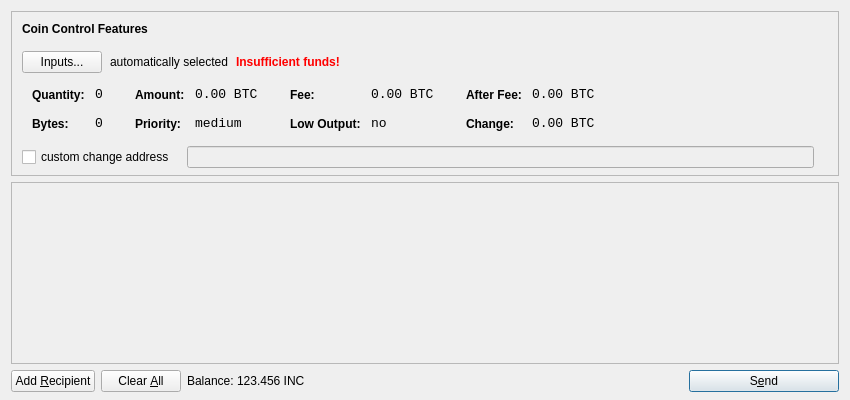
<?xml version="1.0" encoding="UTF-8"?>
<ui version="4.0">
 <class>SendCoinsDialog</class>
 <widget class="QDialog" name="SendCoinsDialog">
  <property name="geometry">
   <rect>
    <x>0</x>
    <y>0</y>
    <width>850</width>
    <height>400</height>
   </rect>
  </property>
  <property name="windowTitle">
   <string>Send Coins</string>
  </property>
  <layout class="QVBoxLayout" name="verticalLayout" stretch="0,1,0">
   <property name="bottomMargin">
    <number>8</number>
   </property>
   <item>
    <widget class="QFrame" name="frameCoinControl">
     <property name="sizePolicy">
      <sizepolicy hsizetype="Expanding" vsizetype="Expanding">
       <horstretch>0</horstretch>
       <verstretch>0</verstretch>
      </sizepolicy>
     </property>
     <property name="maximumSize">
      <size>
       <width>16777215</width>
       <height>16777215</height>
      </size>
     </property>
     <property name="frameShape">
      <enum>QFrame::StyledPanel</enum>
     </property>
     <property name="frameShadow">
      <enum>QFrame::Sunken</enum>
     </property>
     <layout class="QVBoxLayout" name="verticalLayoutCoinControl2">
      <property name="spacing">
       <number>-1</number>
      </property>
      <property name="leftMargin">
       <number>0</number>
      </property>
      <property name="topMargin">
       <number>0</number>
      </property>
      <property name="rightMargin">
       <number>0</number>
      </property>
      <property name="bottomMargin">
       <number>6</number>
      </property>
      <item>
       <layout class="QVBoxLayout" name="verticalLayoutCoinControl" stretch="0,0,0,0,1">
        <property name="spacing">
         <number>0</number>
        </property>
        <property name="leftMargin">
         <number>10</number>
        </property>
        <property name="topMargin">
         <number>10</number>
        </property>
        <item>
         <layout class="QHBoxLayout" name="horizontalLayoutCoinControl1">
          <property name="bottomMargin">
           <number>15</number>
          </property>
          <item>
           <widget class="QLabel" name="labelCoinControlFeatures">
            <property name="sizePolicy">
             <sizepolicy hsizetype="Preferred" vsizetype="Maximum">
              <horstretch>0</horstretch>
              <verstretch>0</verstretch>
             </sizepolicy>
            </property>
            <property name="font">
             <font>
              <weight>75</weight>
              <bold>true</bold>
             </font>
            </property>
            <property name="styleSheet">
             <string notr="true">font-weight:bold;</string>
            </property>
            <property name="text">
             <string>Coin Control Features</string>
            </property>
           </widget>
          </item>
         </layout>
        </item>
        <item>
         <layout class="QHBoxLayout" name="horizontalLayoutCoinControl2" stretch="0,0,0,0">
          <property name="spacing">
           <number>8</number>
          </property>
          <property name="bottomMargin">
           <number>10</number>
          </property>
          <item>
           <widget class="QPushButton" name="pushButtonCoinControl">
            <property name="styleSheet">
             <string notr="true"/>
            </property>
            <property name="text">
             <string>Inputs...</string>
            </property>
           </widget>
          </item>
          <item>
           <widget class="QLabel" name="labelCoinControlAutomaticallySelected">
            <property name="text">
             <string>automatically selected</string>
            </property>
            <property name="margin">
             <number>5</number>
            </property>
           </widget>
          </item>
          <item>
           <widget class="QLabel" name="labelCoinControlInsuffFunds">
            <property name="font">
             <font>
              <weight>75</weight>
              <bold>true</bold>
             </font>
            </property>
            <property name="styleSheet">
             <string notr="true">color:red;font-weight:bold;</string>
            </property>
            <property name="text">
             <string>Insufficient funds!</string>
            </property>
            <property name="margin">
             <number>5</number>
            </property>
           </widget>
          </item>
          <item>
           <spacer name="horizontalSpacerCoinControl">
            <property name="orientation">
             <enum>Qt::Horizontal</enum>
            </property>
            <property name="sizeHint" stdset="0">
             <size>
              <width>40</width>
              <height>1</height>
             </size>
            </property>
           </spacer>
          </item>
         </layout>
        </item>
        <item>
         <widget class="QWidget" name="widgetCoinControl" native="true">
          <property name="sizePolicy">
           <sizepolicy hsizetype="Preferred" vsizetype="Preferred">
            <horstretch>0</horstretch>
            <verstretch>0</verstretch>
           </sizepolicy>
          </property>
          <property name="minimumSize">
           <size>
            <width>0</width>
            <height>0</height>
           </size>
          </property>
          <property name="styleSheet">
           <string notr="true"/>
          </property>
          <layout class="QHBoxLayout" name="horizontalLayoutCoinControl5">
           <property name="margin">
            <number>0</number>
           </property>
           <item>
            <layout class="QHBoxLayout" name="horizontalLayoutCoinControl3" stretch="0,0,0,1">
             <property name="spacing">
              <number>20</number>
             </property>
             <property name="topMargin">
              <number>0</number>
             </property>
             <property name="bottomMargin">
              <number>10</number>
             </property>
             <item>
              <layout class="QFormLayout" name="formLayoutCoinControl1">
               <property name="horizontalSpacing">
                <number>10</number>
               </property>
               <property name="verticalSpacing">
                <number>14</number>
               </property>
               <property name="leftMargin">
                <number>10</number>
               </property>
               <property name="topMargin">
                <number>4</number>
               </property>
               <property name="rightMargin">
                <number>6</number>
               </property>
               <item row="0" column="0">
                <widget class="QLabel" name="labelCoinControlQuantityText">
                 <property name="styleSheet">
                  <string notr="true">font-weight:bold;</string>
                 </property>
                 <property name="text">
                  <string>Quantity:</string>
                 </property>
                 <property name="margin">
                  <number>0</number>
                 </property>
                </widget>
               </item>
               <item row="0" column="1">
                <widget class="QLabel" name="labelCoinControlQuantity">
                 <property name="font">
                  <font>
                   <family>Monospace</family>
                   <pointsize>10</pointsize>
                  </font>
                 </property>
                 <property name="cursor">
                  <cursorShape>IBeamCursor</cursorShape>
                 </property>
                 <property name="contextMenuPolicy">
                  <enum>Qt::ActionsContextMenu</enum>
                 </property>
                 <property name="text">
                  <string notr="true">0</string>
                 </property>
                 <property name="margin">
                  <number>0</number>
                 </property>
                 <property name="textInteractionFlags">
                  <set>Qt::LinksAccessibleByMouse|Qt::TextSelectableByKeyboard|Qt::TextSelectableByMouse</set>
                 </property>
                </widget>
               </item>
               <item row="1" column="0">
                <widget class="QLabel" name="labelCoinControlBytesText">
                 <property name="styleSheet">
                  <string notr="true">font-weight:bold;</string>
                 </property>
                 <property name="text">
                  <string>Bytes:</string>
                 </property>
                </widget>
               </item>
               <item row="1" column="1">
                <widget class="QLabel" name="labelCoinControlBytes">
                 <property name="font">
                  <font>
                   <family>Monospace</family>
                   <pointsize>10</pointsize>
                  </font>
                 </property>
                 <property name="cursor">
                  <cursorShape>IBeamCursor</cursorShape>
                 </property>
                 <property name="contextMenuPolicy">
                  <enum>Qt::ActionsContextMenu</enum>
                 </property>
                 <property name="text">
                  <string notr="true">0</string>
                 </property>
                 <property name="textInteractionFlags">
                  <set>Qt::LinksAccessibleByMouse|Qt::TextSelectableByKeyboard|Qt::TextSelectableByMouse</set>
                 </property>
                </widget>
               </item>
              </layout>
             </item>
             <item>
              <layout class="QFormLayout" name="formLayoutCoinControl2">
               <property name="horizontalSpacing">
                <number>10</number>
               </property>
               <property name="verticalSpacing">
                <number>14</number>
               </property>
               <property name="leftMargin">
                <number>6</number>
               </property>
               <property name="topMargin">
                <number>4</number>
               </property>
               <property name="rightMargin">
                <number>6</number>
               </property>
               <item row="0" column="0">
                <widget class="QLabel" name="labelCoinControlAmountText">
                 <property name="styleSheet">
                  <string notr="true">font-weight:bold;</string>
                 </property>
                 <property name="text">
                  <string>Amount:</string>
                 </property>
                 <property name="margin">
                  <number>0</number>
                 </property>
                </widget>
               </item>
               <item row="0" column="1">
                <widget class="QLabel" name="labelCoinControlAmount">
                 <property name="font">
                  <font>
                   <family>Monospace</family>
                   <pointsize>10</pointsize>
                  </font>
                 </property>
                 <property name="cursor">
                  <cursorShape>IBeamCursor</cursorShape>
                 </property>
                 <property name="contextMenuPolicy">
                  <enum>Qt::ActionsContextMenu</enum>
                 </property>
                 <property name="text">
                  <string notr="true">0.00 BTC</string>
                 </property>
                 <property name="textInteractionFlags">
                  <set>Qt::LinksAccessibleByMouse|Qt::TextSelectableByKeyboard|Qt::TextSelectableByMouse</set>
                 </property>
                </widget>
               </item>
               <item row="1" column="0">
                <widget class="QLabel" name="labelCoinControlPriorityText">
                 <property name="styleSheet">
                  <string notr="true">font-weight:bold;</string>
                 </property>
                 <property name="text">
                  <string>Priority:</string>
                 </property>
                </widget>
               </item>
               <item row="1" column="1">
                <widget class="QLabel" name="labelCoinControlPriority">
                 <property name="font">
                  <font>
                   <family>Monospace</family>
                   <pointsize>10</pointsize>
                  </font>
                 </property>
                 <property name="cursor">
                  <cursorShape>IBeamCursor</cursorShape>
                 </property>
                 <property name="contextMenuPolicy">
                  <enum>Qt::ActionsContextMenu</enum>
                 </property>
                 <property name="text">
                  <string>medium</string>
                 </property>
                 <property name="textInteractionFlags">
                  <set>Qt::LinksAccessibleByMouse|Qt::TextSelectableByKeyboard|Qt::TextSelectableByMouse</set>
                 </property>
                </widget>
               </item>
              </layout>
             </item>
             <item>
              <layout class="QFormLayout" name="formLayoutCoinControl3">
               <property name="horizontalSpacing">
                <number>10</number>
               </property>
               <property name="verticalSpacing">
                <number>14</number>
               </property>
               <property name="leftMargin">
                <number>6</number>
               </property>
               <property name="topMargin">
                <number>4</number>
               </property>
               <property name="rightMargin">
                <number>6</number>
               </property>
               <item row="0" column="0">
                <widget class="QLabel" name="labelCoinControlFeeText">
                 <property name="styleSheet">
                  <string notr="true">font-weight:bold;</string>
                 </property>
                 <property name="text">
                  <string>Fee:</string>
                 </property>
                 <property name="margin">
                  <number>0</number>
                 </property>
                </widget>
               </item>
               <item row="0" column="1">
                <widget class="QLabel" name="labelCoinControlFee">
                 <property name="font">
                  <font>
                   <family>Monospace</family>
                   <pointsize>10</pointsize>
                  </font>
                 </property>
                 <property name="cursor">
                  <cursorShape>IBeamCursor</cursorShape>
                 </property>
                 <property name="contextMenuPolicy">
                  <enum>Qt::ActionsContextMenu</enum>
                 </property>
                 <property name="text">
                  <string notr="true">0.00 BTC</string>
                 </property>
                 <property name="textInteractionFlags">
                  <set>Qt::LinksAccessibleByMouse|Qt::TextSelectableByKeyboard|Qt::TextSelectableByMouse</set>
                 </property>
                </widget>
               </item>
               <item row="1" column="0">
                <widget class="QLabel" name="labelCoinControlLowOutputText">
                 <property name="styleSheet">
                  <string notr="true">font-weight:bold;</string>
                 </property>
                 <property name="text">
                  <string>Low Output:</string>
                 </property>
                </widget>
               </item>
               <item row="1" column="1">
                <widget class="QLabel" name="labelCoinControlLowOutput">
                 <property name="font">
                  <font>
                   <family>Monospace</family>
                   <pointsize>10</pointsize>
                  </font>
                 </property>
                 <property name="cursor">
                  <cursorShape>IBeamCursor</cursorShape>
                 </property>
                 <property name="contextMenuPolicy">
                  <enum>Qt::ActionsContextMenu</enum>
                 </property>
                 <property name="text">
                  <string>no</string>
                 </property>
                 <property name="textInteractionFlags">
                  <set>Qt::LinksAccessibleByMouse|Qt::TextSelectableByKeyboard|Qt::TextSelectableByMouse</set>
                 </property>
                </widget>
               </item>
              </layout>
             </item>
             <item>
              <layout class="QFormLayout" name="formLayoutCoinControl4">
               <property name="horizontalSpacing">
                <number>10</number>
               </property>
               <property name="verticalSpacing">
                <number>14</number>
               </property>
               <property name="leftMargin">
                <number>6</number>
               </property>
               <property name="topMargin">
                <number>4</number>
               </property>
               <property name="rightMargin">
                <number>6</number>
               </property>
               <item row="0" column="0">
                <widget class="QLabel" name="labelCoinControlAfterFeeText">
                 <property name="styleSheet">
                  <string notr="true">font-weight:bold;</string>
                 </property>
                 <property name="text">
                  <string>After Fee:</string>
                 </property>
                 <property name="margin">
                  <number>0</number>
                 </property>
                </widget>
               </item>
               <item row="0" column="1">
                <widget class="QLabel" name="labelCoinControlAfterFee">
                 <property name="font">
                  <font>
                   <family>Monospace</family>
                   <pointsize>10</pointsize>
                  </font>
                 </property>
                 <property name="cursor">
                  <cursorShape>IBeamCursor</cursorShape>
                 </property>
                 <property name="contextMenuPolicy">
                  <enum>Qt::ActionsContextMenu</enum>
                 </property>
                 <property name="text">
                  <string notr="true">0.00 BTC</string>
                 </property>
                 <property name="textInteractionFlags">
                  <set>Qt::LinksAccessibleByMouse|Qt::TextSelectableByKeyboard|Qt::TextSelectableByMouse</set>
                 </property>
                </widget>
               </item>
               <item row="1" column="0">
                <widget class="QLabel" name="labelCoinControlChangeText">
                 <property name="styleSheet">
                  <string notr="true">font-weight:bold;</string>
                 </property>
                 <property name="text">
                  <string>Change:</string>
                 </property>
                </widget>
               </item>
               <item row="1" column="1">
                <widget class="QLabel" name="labelCoinControlChange">
                 <property name="font">
                  <font>
                   <family>Monospace</family>
                   <pointsize>10</pointsize>
                  </font>
                 </property>
                 <property name="cursor">
                  <cursorShape>IBeamCursor</cursorShape>
                 </property>
                 <property name="contextMenuPolicy">
                  <enum>Qt::ActionsContextMenu</enum>
                 </property>
                 <property name="text">
                  <string notr="true">0.00 BTC</string>
                 </property>
                 <property name="textInteractionFlags">
                  <set>Qt::LinksAccessibleByMouse|Qt::TextSelectableByKeyboard|Qt::TextSelectableByMouse</set>
                 </property>
                </widget>
               </item>
              </layout>
             </item>
            </layout>
           </item>
          </layout>
         </widget>
        </item>
        <item>
         <layout class="QHBoxLayout" name="horizontalLayoutCoinControl4" stretch="0,0,0">
          <property name="spacing">
           <number>12</number>
          </property>
          <property name="sizeConstraint">
           <enum>QLayout::SetDefaultConstraint</enum>
          </property>
          <property name="topMargin">
           <number>5</number>
          </property>
          <property name="rightMargin">
           <number>5</number>
          </property>
          <item>
           <widget class="QCheckBox" name="checkBoxCoinControlChange">
            <property name="text">
             <string>custom change address</string>
            </property>
           </widget>
          </item>
          <item>
           <widget class="QLineEdit" name="lineEditCoinControlChange">
            <property name="enabled">
             <bool>false</bool>
            </property>
            <property name="sizePolicy">
             <sizepolicy hsizetype="Expanding" vsizetype="Fixed">
              <horstretch>0</horstretch>
              <verstretch>0</verstretch>
             </sizepolicy>
            </property>
           </widget>
          </item>
          <item>
           <widget class="QLabel" name="labelCoinControlChangeLabel">
            <property name="sizePolicy">
             <sizepolicy hsizetype="Preferred" vsizetype="Expanding">
              <horstretch>0</horstretch>
              <verstretch>0</verstretch>
             </sizepolicy>
            </property>
            <property name="minimumSize">
             <size>
              <width>0</width>
              <height>0</height>
             </size>
            </property>
            <property name="text">
             <string/>
            </property>
            <property name="margin">
             <number>3</number>
            </property>
           </widget>
          </item>
         </layout>
        </item>
        <item>
         <spacer name="verticalSpacerCoinControl">
          <property name="orientation">
           <enum>Qt::Vertical</enum>
          </property>
          <property name="sizeHint" stdset="0">
           <size>
            <width>800</width>
            <height>1</height>
           </size>
          </property>
         </spacer>
        </item>
       </layout>
      </item>
     </layout>
    </widget>
   </item>
   <item>
    <widget class="QScrollArea" name="scrollArea">
     <property name="widgetResizable">
      <bool>true</bool>
     </property>
     <widget class="QWidget" name="scrollAreaWidgetContents">
      <property name="geometry">
       <rect>
        <x>0</x>
        <y>0</y>
        <width>830</width>
        <height>165</height>
       </rect>
      </property>
      <layout class="QVBoxLayout" name="verticalLayout_2">
       <property name="margin">
        <number>0</number>
       </property>
       <item>
        <layout class="QVBoxLayout" name="entries">
         <property name="spacing">
          <number>6</number>
         </property>
        </layout>
       </item>
       <item>
        <spacer name="verticalSpacer">
         <property name="orientation">
          <enum>Qt::Vertical</enum>
         </property>
         <property name="sizeHint" stdset="0">
          <size>
           <width>20</width>
           <height>40</height>
          </size>
         </property>
        </spacer>
       </item>
      </layout>
     </widget>
    </widget>
   </item>
   <item>
    <layout class="QHBoxLayout" name="horizontalLayout">
     <item>
      <widget class="QPushButton" name="addButton">
       <property name="toolTip">
        <string>Send to multiple recipients at once</string>
       </property>
       <property name="text">
        <string>Add &amp;Recipient</string>
       </property>
       <property name="icon">
        <iconset resource="../bitcoin.qrc">
         <normaloff>:/icons/add</normaloff>:/icons/add</iconset>
       </property>
       <property name="autoDefault">
        <bool>false</bool>
       </property>
      </widget>
     </item>
     <item>
      <widget class="QPushButton" name="clearButton">
       <property name="sizePolicy">
        <sizepolicy hsizetype="Minimum" vsizetype="Fixed">
         <horstretch>0</horstretch>
         <verstretch>0</verstretch>
        </sizepolicy>
       </property>
       <property name="toolTip">
        <string>Remove all transaction fields</string>
       </property>
       <property name="text">
        <string>Clear &amp;All</string>
       </property>
       <property name="icon">
        <iconset resource="../bitcoin.qrc">
         <normaloff>:/icons/remove</normaloff>:/icons/remove</iconset>
       </property>
       <property name="autoRepeatDelay">
        <number>300</number>
       </property>
       <property name="autoDefault">
        <bool>false</bool>
       </property>
      </widget>
     </item>
     <item>
      <layout class="QHBoxLayout" name="horizontalLayout_2">
       <property name="spacing">
        <number>3</number>
       </property>
       <item>
        <widget class="QLabel" name="label">
         <property name="text">
          <string>Balance:</string>
         </property>
        </widget>
       </item>
       <item>
        <widget class="QLabel" name="labelBalance">
         <property name="cursor">
          <cursorShape>IBeamCursor</cursorShape>
         </property>
         <property name="text">
          <string>123.456 INC</string>
         </property>
         <property name="textInteractionFlags">
          <set>Qt::LinksAccessibleByMouse|Qt::TextSelectableByKeyboard|Qt::TextSelectableByMouse</set>
         </property>
        </widget>
       </item>
      </layout>
     </item>
     <item>
      <spacer name="horizontalSpacer">
       <property name="orientation">
        <enum>Qt::Horizontal</enum>
       </property>
       <property name="sizeHint" stdset="0">
        <size>
         <width>40</width>
         <height>20</height>
        </size>
       </property>
      </spacer>
     </item>
     <item>
      <widget class="QPushButton" name="sendButton">
       <property name="minimumSize">
        <size>
         <width>150</width>
         <height>0</height>
        </size>
       </property>
       <property name="toolTip">
        <string>Confirm the send action</string>
       </property>
       <property name="text">
        <string>S&amp;end</string>
       </property>
       <property name="icon">
        <iconset resource="../bitcoin.qrc">
         <normaloff>:/icons/send</normaloff>:/icons/send</iconset>
       </property>
       <property name="default">
        <bool>true</bool>
       </property>
      </widget>
     </item>
    </layout>
   </item>
  </layout>
 </widget>
 <resources>
  <include location="../bitcoin.qrc"/>
 </resources>
 <connections/>
</ui>
